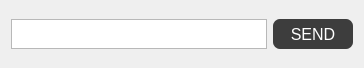
<?xml version="1.0" encoding="UTF-8"?>
<ui version="4.0">
 <class>Dialog_CustomCommands</class>
 <widget class="QDialog" name="Dialog_CustomCommands">
  <property name="geometry">
   <rect>
    <x>0</x>
    <y>0</y>
    <width>362</width>
    <height>68</height>
   </rect>
  </property>
  <property name="windowTitle">
   <string>Dialog</string>
  </property>
  <property name="styleSheet">
   <string notr="true">QMainWindow{
background-color:#1d1d1d;
}

QMenuBar{
background-color:#1d1d1d;
padding:5px;
	font: 12pt &quot;MS Shell Dlg 2&quot;;
}

QMenuBar::item{
background-color:#1d1d1d;
color:#fff;
padding:5px;

}

QMenu{
color:#fff;
padding:0;
}

QMenu::item:selected{
color:#fff;
background-color:#00aba9;
}

QTableWidget{
background-color:#3d3d3d;
color:#fff;
  selection-background-color: #da532c;
border:solid;
border-width:3px;
border-color:#da532c;
}
QHeaderView::section{
background-color:qlineargradient(spread:pad, x1:0, y1:0, x2:1, y2:0, stop:0 rgba(20, 158, 217, 255), stop:1 rgba(36, 158, 217, 255));
border:none;
border-top-style:solid;
border-width:1px;
border-top-color:qlineargradient(spread:pad, x1:0, y1:0, x2:1, y2:0, stop:0 rgba(20, 158, 217, 255), stop:1 rgba(36, 158, 217, 255));
color:#fff;

}
QHeaderView{
background-color:qlineargradient(spread:pad, x1:0, y1:0, x2:1, y2:0, stop:0 rgba(20, 158, 217, 255), stop:1 rgba(36, 158, 217, 255));

border:none;
border-top-style:solid;
border-width:1px;
border-top-color:#149ED9;
color:#fff;
	font: 75 12pt &quot;Calibri&quot;;
}

QTableCornerButton::section{
border:none;
background-color:#149ED9;
}

QListWidget{
background-color:#3d3d3d;
color:#fff;
}

QMenu{
background-color:#3d3d3d;
}
QStatusBar{
background-color:#7e3878;
color:#fff;
}

QPushButton{
border-style:solid;
background-color:#3d3d3d;
color:#fff;
border-radius:7px;
}

QPushButton:disabled {
background-color: rgb(204, 0, 0);
}

QPushButton:hover{
color:#ccc;
	background-color: qlineargradient(spread:pad, x1:0.517, y1:0, x2:0.517, y2:1, stop:0 rgba(45, 45, 45, 255), stop:0.505682 rgba(45, 45, 45, 255), stop:1 rgba(29, 29, 29, 255));
	border-color:#2d89ef;
border-width:2px;
}

QPushButton:pressed{
background-color: qlineargradient(spread:pad, x1:0.517, y1:0, x2:0.517, y2:1, stop:0 rgba(29, 29, 29, 255), stop:0.505682 rgba(45, 45, 45, 255), stop:1 rgba(29, 29, 29, 255));
}


QTabWidget::tab{
background-color:#3d3d3d;
}

QLineEdit{
border-radius:0;
}

QProgressBar{
border-radius:0;
text-align:center;
color:#fff;
background-color:transparent;
border: 2px solid #e3a21a;
border-radius:7px;
	font: 75 12pt &quot;Open Sans&quot;;

}

QProgressBar::chunk{
background-color:#2d89ef;
width:20px;
}</string>
  </property>
  <layout class="QGridLayout" name="gridLayout">
   <item row="0" column="0">
    <layout class="QHBoxLayout" name="horizontalLayout_4">
     <item>
      <widget class="QTextEdit" name="textEdit_CMD">
       <property name="sizePolicy">
        <sizepolicy hsizetype="Fixed" vsizetype="Expanding">
         <horstretch>0</horstretch>
         <verstretch>0</verstretch>
        </sizepolicy>
       </property>
       <property name="minimumSize">
        <size>
         <width>0</width>
         <height>30</height>
        </size>
       </property>
       <property name="maximumSize">
        <size>
         <width>16777215</width>
         <height>30</height>
        </size>
       </property>
       <property name="html">
        <string>&lt;!DOCTYPE HTML PUBLIC &quot;-//W3C//DTD HTML 4.0//EN&quot; &quot;http://www.w3.org/TR/REC-html40/strict.dtd&quot;&gt;
&lt;html&gt;&lt;head&gt;&lt;meta name=&quot;qrichtext&quot; content=&quot;1&quot; /&gt;&lt;style type=&quot;text/css&quot;&gt;
p, li { white-space: pre-wrap; }
&lt;/style&gt;&lt;/head&gt;&lt;body style=&quot; font-family:'MS Shell Dlg 2'; font-size:8.25pt; font-weight:400; font-style:normal;&quot;&gt;
&lt;p style=&quot;-qt-paragraph-type:empty; margin-top:0px; margin-bottom:0px; margin-left:0px; margin-right:0px; -qt-block-indent:0; text-indent:0px;&quot;&gt;&lt;br /&gt;&lt;/p&gt;&lt;/body&gt;&lt;/html&gt;</string>
       </property>
      </widget>
     </item>
     <item>
      <widget class="QPushButton" name="pushButton_CMDSend">
       <property name="sizePolicy">
        <sizepolicy hsizetype="Fixed" vsizetype="Fixed">
         <horstretch>0</horstretch>
         <verstretch>0</verstretch>
        </sizepolicy>
       </property>
       <property name="minimumSize">
        <size>
         <width>80</width>
         <height>30</height>
        </size>
       </property>
       <property name="font">
        <font>
         <pointsize>12</pointsize>
        </font>
       </property>
       <property name="text">
        <string>SEND</string>
       </property>
      </widget>
     </item>
    </layout>
   </item>
  </layout>
 </widget>
 <resources/>
 <connections/>
</ui>
